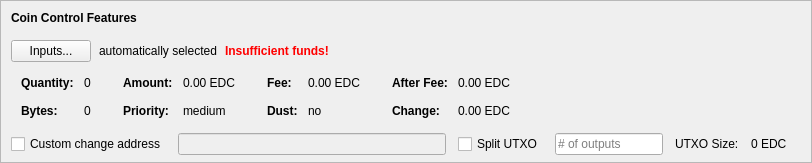
    <widget class="QFrame" name="frameCoinControl">
     <property name="sizePolicy">
      <sizepolicy hsizetype="Expanding" vsizetype="Expanding">
       <horstretch>0</horstretch>
       <verstretch>0</verstretch>
      </sizepolicy>
     </property>
     <property name="maximumSize">
      <size>
       <width>16777215</width>
       <height>16777215</height>
      </size>
     </property>
     <property name="frameShape">
      <enum>QFrame::StyledPanel</enum>
     </property>
     <property name="frameShadow">
      <enum>QFrame::Sunken</enum>
     </property>
     <layout class="QVBoxLayout" name="verticalLayoutCoinControl2">
      <property name="spacing">
       <number>0</number>
      </property>
      <property name="leftMargin">
       <number>0</number>
      </property>
      <property name="topMargin">
       <number>0</number>
      </property>
      <property name="rightMargin">
       <number>0</number>
      </property>
      <property name="bottomMargin">
       <number>6</number>
      </property>
      <item>
       <layout class="QVBoxLayout" name="verticalLayoutCoinControl" stretch="0,0,0,0,1">
        <property name="spacing">
         <number>0</number>
        </property>
        <property name="leftMargin">
         <number>10</number>
        </property>
        <property name="topMargin">
         <number>10</number>
        </property>
        <item>
         <layout class="QHBoxLayout" name="horizontalLayoutCoinControl1">
          <property name="bottomMargin">
           <number>15</number>
          </property>
          <item>
           <widget class="QLabel" name="labelCoinControlFeatures">
            <property name="sizePolicy">
             <sizepolicy hsizetype="Preferred" vsizetype="Maximum">
              <horstretch>0</horstretch>
              <verstretch>0</verstretch>
             </sizepolicy>
            </property>
            <property name="font">
             <font>
              <weight>75</weight>
              <bold>true</bold>
             </font>
            </property>
            <property name="styleSheet">
             <string notr="true">font-weight:bold;</string>
            </property>
            <property name="text">
             <string>Coin Control Features</string>
            </property>
           </widget>
          </item>
         </layout>
        </item>
        <item>
         <layout class="QHBoxLayout" name="horizontalLayoutCoinControl2" stretch="0,0,0,0">
          <property name="spacing">
           <number>8</number>
          </property>
          <property name="bottomMargin">
           <number>10</number>
          </property>
          <item>
           <widget class="QPushButton" name="pushButtonCoinControl">
            <property name="styleSheet">
             <string notr="true"/>
            </property>
            <property name="text">
             <string>Inputs...</string>
            </property>
            <property name="autoDefault">
             <bool>false</bool>
            </property>
           </widget>
          </item>
          <item>
           <widget class="QLabel" name="labelCoinControlAutomaticallySelected">
            <property name="text">
             <string>automatically selected</string>
            </property>
            <property name="margin">
             <number>5</number>
            </property>
           </widget>
          </item>
          <item>
           <widget class="QLabel" name="labelCoinControlInsuffFunds">
            <property name="font">
             <font>
              <weight>75</weight>
              <bold>true</bold>
             </font>
            </property>
            <property name="styleSheet">
             <string notr="true">color:red;font-weight:bold;</string>
            </property>
            <property name="text">
             <string>Insufficient funds!</string>
            </property>
            <property name="margin">
             <number>5</number>
            </property>
           </widget>
          </item>
          <item>
           <spacer name="horizontalSpacerCoinControl">
            <property name="orientation">
             <enum>Qt::Horizontal</enum>
            </property>
            <property name="sizeHint" stdset="0">
             <size>
              <width>40</width>
              <height>1</height>
             </size>
            </property>
           </spacer>
          </item>
         </layout>
        </item>
        <item>
         <widget class="QWidget" name="widgetCoinControl" native="true">
          <property name="sizePolicy">
           <sizepolicy hsizetype="Preferred" vsizetype="Preferred">
            <horstretch>0</horstretch>
            <verstretch>0</verstretch>
           </sizepolicy>
          </property>
          <property name="minimumSize">
           <size>
            <width>0</width>
            <height>0</height>
           </size>
          </property>
          <property name="styleSheet">
           <string notr="true"/>
          </property>
          <layout class="QHBoxLayout" name="horizontalLayoutCoinControl5">
           <property name="leftMargin">
            <number>0</number>
           </property>
           <property name="topMargin">
            <number>0</number>
           </property>
           <property name="rightMargin">
            <number>0</number>
           </property>
           <property name="bottomMargin">
            <number>0</number>
           </property>
           <item>
            <layout class="QHBoxLayout" name="horizontalLayoutCoinControl3" stretch="0,0,0,1">
             <property name="spacing">
              <number>20</number>
             </property>
             <property name="topMargin">
              <number>0</number>
             </property>
             <property name="bottomMargin">
              <number>10</number>
             </property>
             <item>
              <layout class="QFormLayout" name="formLayoutCoinControl1">
               <property name="horizontalSpacing">
                <number>10</number>
               </property>
               <property name="verticalSpacing">
                <number>14</number>
               </property>
               <property name="leftMargin">
                <number>10</number>
               </property>
               <property name="topMargin">
                <number>4</number>
               </property>
               <property name="rightMargin">
                <number>6</number>
               </property>
               <item row="0" column="0">
                <widget class="QLabel" name="labelCoinControlQuantityText">
                 <property name="font">
                  <font>
                   <weight>75</weight>
                   <bold>true</bold>
                  </font>
                 </property>
                 <property name="text">
                  <string>Quantity:</string>
                 </property>
                 <property name="margin">
                  <number>0</number>
                 </property>
                </widget>
               </item>
               <item row="0" column="1">
                <widget class="QLabel" name="labelCoinControlQuantity">
                 <property name="cursor">
                  <cursorShape>IBeamCursor</cursorShape>
                 </property>
                 <property name="contextMenuPolicy">
                  <enum>Qt::ActionsContextMenu</enum>
                 </property>
                 <property name="text">
                  <string notr="true">0</string>
                 </property>
                 <property name="margin">
                  <number>0</number>
                 </property>
                 <property name="textInteractionFlags">
                  <set>Qt::LinksAccessibleByMouse|Qt::TextSelectableByKeyboard|Qt::TextSelectableByMouse</set>
                 </property>
                </widget>
               </item>
               <item row="1" column="0">
                <widget class="QLabel" name="labelCoinControlBytesText">
                 <property name="font">
                  <font>
                   <weight>75</weight>
                   <bold>true</bold>
                  </font>
                 </property>
                 <property name="text">
                  <string>Bytes:</string>
                 </property>
                </widget>
               </item>
               <item row="1" column="1">
                <widget class="QLabel" name="labelCoinControlBytes">
                 <property name="cursor">
                  <cursorShape>IBeamCursor</cursorShape>
                 </property>
                 <property name="contextMenuPolicy">
                  <enum>Qt::ActionsContextMenu</enum>
                 </property>
                 <property name="text">
                  <string notr="true">0</string>
                 </property>
                 <property name="textInteractionFlags">
                  <set>Qt::LinksAccessibleByMouse|Qt::TextSelectableByKeyboard|Qt::TextSelectableByMouse</set>
                 </property>
                </widget>
               </item>
              </layout>
             </item>
             <item>
              <layout class="QFormLayout" name="formLayoutCoinControl2">
               <property name="horizontalSpacing">
                <number>10</number>
               </property>
               <property name="verticalSpacing">
                <number>14</number>
               </property>
               <property name="leftMargin">
                <number>6</number>
               </property>
               <property name="topMargin">
                <number>4</number>
               </property>
               <property name="rightMargin">
                <number>6</number>
               </property>
               <item row="0" column="0">
                <widget class="QLabel" name="labelCoinControlAmountText">
                 <property name="font">
                  <font>
                   <weight>75</weight>
                   <bold>true</bold>
                  </font>
                 </property>
                 <property name="text">
                  <string>Amount:</string>
                 </property>
                 <property name="margin">
                  <number>0</number>
                 </property>
                </widget>
               </item>
               <item row="0" column="1">
                <widget class="QLabel" name="labelCoinControlAmount">
                 <property name="cursor">
                  <cursorShape>IBeamCursor</cursorShape>
                 </property>
                 <property name="contextMenuPolicy">
                  <enum>Qt::ActionsContextMenu</enum>
                 </property>
                 <property name="text">
                  <string notr="true">0.00 EDC</string>
                 </property>
                 <property name="textInteractionFlags">
                  <set>Qt::LinksAccessibleByMouse|Qt::TextSelectableByKeyboard|Qt::TextSelectableByMouse</set>
                 </property>
                </widget>
               </item>
               <item row="1" column="0">
                <widget class="QLabel" name="labelCoinControlPriorityText">
                 <property name="font">
                  <font>
                   <weight>75</weight>
                   <bold>true</bold>
                  </font>
                 </property>
                 <property name="text">
                  <string>Priority:</string>
                 </property>
                </widget>
               </item>
               <item row="1" column="1">
                <widget class="QLabel" name="labelCoinControlPriority">
                 <property name="cursor">
                  <cursorShape>IBeamCursor</cursorShape>
                 </property>
                 <property name="contextMenuPolicy">
                  <enum>Qt::ActionsContextMenu</enum>
                 </property>
                 <property name="text">
                  <string>medium</string>
                 </property>
                 <property name="textInteractionFlags">
                  <set>Qt::LinksAccessibleByMouse|Qt::TextSelectableByKeyboard|Qt::TextSelectableByMouse</set>
                 </property>
                </widget>
               </item>
              </layout>
             </item>
             <item>
              <layout class="QFormLayout" name="formLayoutCoinControl3">
               <property name="horizontalSpacing">
                <number>10</number>
               </property>
               <property name="verticalSpacing">
                <number>14</number>
               </property>
               <property name="leftMargin">
                <number>6</number>
               </property>
               <property name="topMargin">
                <number>4</number>
               </property>
               <property name="rightMargin">
                <number>6</number>
               </property>
               <item row="0" column="0">
                <widget class="QLabel" name="labelCoinControlFeeText">
                 <property name="font">
                  <font>
                   <weight>75</weight>
                   <bold>true</bold>
                  </font>
                 </property>
                 <property name="text">
                  <string>Fee:</string>
                 </property>
                 <property name="margin">
                  <number>0</number>
                 </property>
                </widget>
               </item>
               <item row="0" column="1">
                <widget class="QLabel" name="labelCoinControlFee">
                 <property name="cursor">
                  <cursorShape>IBeamCursor</cursorShape>
                 </property>
                 <property name="contextMenuPolicy">
                  <enum>Qt::ActionsContextMenu</enum>
                 </property>
                 <property name="text">
                  <string notr="true">0.00 EDC</string>
                 </property>
                 <property name="textInteractionFlags">
                  <set>Qt::LinksAccessibleByMouse|Qt::TextSelectableByKeyboard|Qt::TextSelectableByMouse</set>
                 </property>
                </widget>
               </item>
               <item row="1" column="0">
                <widget class="QLabel" name="labelCoinControlLowOutputText">
                 <property name="font">
                  <font>
                   <weight>75</weight>
                   <bold>true</bold>
                  </font>
                 </property>
                 <property name="text">
                  <string>Dust:</string>
                 </property>
                </widget>
               </item>
               <item row="1" column="1">
                <widget class="QLabel" name="labelCoinControlLowOutput">
                 <property name="cursor">
                  <cursorShape>IBeamCursor</cursorShape>
                 </property>
                 <property name="contextMenuPolicy">
                  <enum>Qt::ActionsContextMenu</enum>
                 </property>
                 <property name="text">
                  <string>no</string>
                 </property>
                 <property name="textInteractionFlags">
                  <set>Qt::LinksAccessibleByMouse|Qt::TextSelectableByKeyboard|Qt::TextSelectableByMouse</set>
                 </property>
                </widget>
               </item>
              </layout>
             </item>
             <item>
              <layout class="QFormLayout" name="formLayoutCoinControl4">
               <property name="horizontalSpacing">
                <number>10</number>
               </property>
               <property name="verticalSpacing">
                <number>14</number>
               </property>
               <property name="leftMargin">
                <number>6</number>
               </property>
               <property name="topMargin">
                <number>4</number>
               </property>
               <property name="rightMargin">
                <number>6</number>
               </property>
               <item row="0" column="0">
                <widget class="QLabel" name="labelCoinControlAfterFeeText">
                 <property name="font">
                  <font>
                   <weight>75</weight>
                   <bold>true</bold>
                  </font>
                 </property>
                 <property name="text">
                  <string>After Fee:</string>
                 </property>
                 <property name="margin">
                  <number>0</number>
                 </property>
                </widget>
               </item>
               <item row="0" column="1">
                <widget class="QLabel" name="labelCoinControlAfterFee">
                 <property name="cursor">
                  <cursorShape>IBeamCursor</cursorShape>
                 </property>
                 <property name="contextMenuPolicy">
                  <enum>Qt::ActionsContextMenu</enum>
                 </property>
                 <property name="text">
                  <string notr="true">0.00 EDC</string>
                 </property>
                 <property name="textInteractionFlags">
                  <set>Qt::LinksAccessibleByMouse|Qt::TextSelectableByKeyboard|Qt::TextSelectableByMouse</set>
                 </property>
                </widget>
               </item>
               <item row="1" column="0">
                <widget class="QLabel" name="labelCoinControlChangeText">
                 <property name="font">
                  <font>
                   <weight>75</weight>
                   <bold>true</bold>
                  </font>
                 </property>
                 <property name="text">
                  <string>Change:</string>
                 </property>
                </widget>
               </item>
               <item row="1" column="1">
                <widget class="QLabel" name="labelCoinControlChange">
                 <property name="cursor">
                  <cursorShape>IBeamCursor</cursorShape>
                 </property>
                 <property name="contextMenuPolicy">
                  <enum>Qt::ActionsContextMenu</enum>
                 </property>
                 <property name="text">
                  <string notr="true">0.00 EDC</string>
                 </property>
                 <property name="textInteractionFlags">
                  <set>Qt::LinksAccessibleByMouse|Qt::TextSelectableByKeyboard|Qt::TextSelectableByMouse</set>
                 </property>
                </widget>
               </item>
              </layout>
             </item>
            </layout>
           </item>
          </layout>
         </widget>
        </item>
        <item>
         <layout class="QHBoxLayout" name="horizontalLayoutCoinControl4" stretch="0,0,0,0,0,0,0">
          <property name="spacing">
           <number>12</number>
          </property>
          <property name="sizeConstraint">
           <enum>QLayout::SetDefaultConstraint</enum>
          </property>
          <property name="topMargin">
           <number>5</number>
          </property>
          <property name="rightMargin">
           <number>5</number>
          </property>
          <item>
           <widget class="QCheckBox" name="checkBoxCoinControlChange">
            <property name="toolTip">
             <string>If this is activated, but the change address is empty or invalid, change will be sent to a newly generated address.</string>
            </property>
            <property name="text">
             <string>Custom change address</string>
            </property>
           </widget>
          </item>
          <item>
           <widget class="QValidatedLineEdit" name="lineEditCoinControlChange">
            <property name="enabled">
             <bool>false</bool>
            </property>
            <property name="sizePolicy">
             <sizepolicy hsizetype="Expanding" vsizetype="Fixed">
              <horstretch>0</horstretch>
              <verstretch>0</verstretch>
             </sizepolicy>
            </property>
           </widget>
          </item>
          <item>
           <widget class="QCheckBox" name="splitBlockCheckBox">
            <property name="text">
             <string>Split UTXO</string>
            </property>
           </widget>
          </item>
          <item>
           <widget class="QLineEdit" name="splitBlockLineEdit">
            <property name="sizePolicy">
             <sizepolicy hsizetype="Fixed" vsizetype="Fixed">
              <horstretch>50</horstretch>
              <verstretch>0</verstretch>
             </sizepolicy>
            </property>
            <property name="placeholderText">
             <string># of outputs</string>
            </property>
           </widget>
          </item>
          <item>
           <widget class="QLabel" name="labelBlockSizeText">
            <property name="text">
             <string>UTXO Size:</string>
            </property>
           </widget>
          </item>
          <item>
           <widget class="QLabel" name="labelBlockSize">
            <property name="text">
             <string>0 EDC</string>
            </property>
           </widget>
          </item>
          <item>
           <widget class="QLabel" name="labelCoinControlChangeLabel">
            <property name="sizePolicy">
             <sizepolicy hsizetype="Preferred" vsizetype="Expanding">
              <horstretch>0</horstretch>
              <verstretch>0</verstretch>
             </sizepolicy>
            </property>
            <property name="minimumSize">
             <size>
              <width>0</width>
              <height>0</height>
             </size>
            </property>
            <property name="text">
             <string/>
            </property>
            <property name="margin">
             <number>3</number>
            </property>
           </widget>
          </item>
         </layout>
        </item>
        <item>
         <spacer name="verticalSpacerCoinControl">
          <property name="orientation">
           <enum>Qt::Vertical</enum>
          </property>
          <property name="sizeHint" stdset="0">
           <size>
            <width>800</width>
            <height>1</height>
           </size>
          </property>
         </spacer>
        </item>
       </layout>
      </item>
     </layout>
    </widget>
